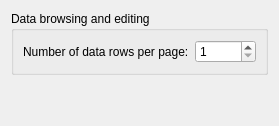
         <widget class="QWidget" name="dataBrowsingPage">
          <layout class="QVBoxLayout" name="verticalLayout_21">
           <item>
            <widget class="QGroupBox" name="dataBrowsingGroup">
             <property name="title">
              <string>Data browsing and editing</string>
             </property>
             <layout class="QGridLayout" name="gridLayout_2">
              <item row="0" column="0">
               <widget class="QLabel" name="rowsPerPageLabel">
                <property name="text">
                 <string>Number of data rows per page:</string>
                </property>
               </widget>
              </item>
              <item row="0" column="1">
               <widget class="QSpinBox" name="rowsPerPageSpin">
                <property name="maximumSize">
                 <size>
                  <width>150</width>
                  <height>16777215</height>
                 </size>
                </property>
                <property name="statusTip">
                 <string>General.NumberOfRowsPerPage</string>
                </property>
                <property name="minimum">
                 <number>1</number>
                </property>
                <property name="maximum">
                 <number>99999</number>
                </property>
               </widget>
              </item>
             </layout>
            </widget>
           </item>
           <item>
            <spacer name="verticalSpacer_6">
             <property name="orientation">
              <enum>Qt::Vertical</enum>
             </property>
             <property name="sizeHint" stdset="0">
              <size>
               <width>20</width>
               <height>40</height>
              </size>
             </property>
            </spacer>
           </item>
          </layout>
         </widget>
